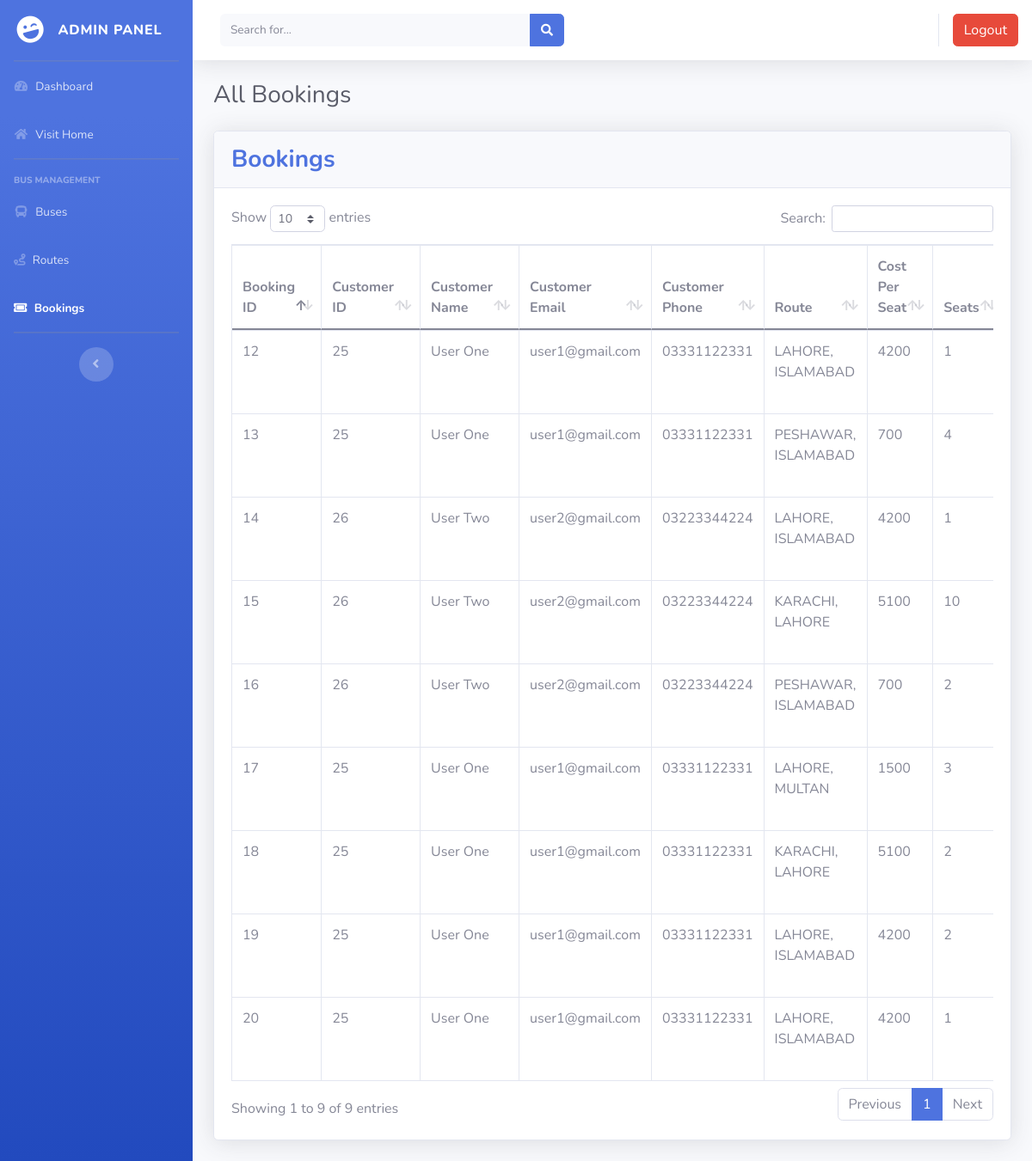
/admin/bookings.php (signed in), run on the app's committed database.
### tables this page shows
CREATE TABLE `bookings` (
  `id` int(11) NOT NULL,
  `cust_id` int(11) NOT NULL,
  `cust_fname` varchar(255) NOT NULL,
  `cust_lname` varchar(255) NOT NULL,
  `cust_email` varchar(255) NOT NULL,
  `cust_phone` varchar(15) NOT NULL,
  `route` varchar(255) NOT NULL,
  `seat` int(255) NOT NULL,
  `cost_per_seat` int(11) NOT NULL,
  `booking_amount` int(11) NOT NULL,
  `created_at` datetime NOT NULL DEFAULT current_timestamp()
);

CREATE TABLE `routes` (
  `id` int(255) NOT NULL,
  `route_id` varchar(255) NOT NULL,
  `bus_no` varchar(155) NOT NULL,
  `route_cities` varchar(255) NOT NULL,
  `route_dep_date` date NOT NULL,
  `route_dep_time` time NOT NULL,
  `route_step_cost` int(100) NOT NULL,
  `route_created` datetime NOT NULL DEFAULT current_timestamp()
);

### admin/bookings.php (the view, shortened to what this page needs)
<!DOCTYPE html>
<html lang="en">
<head>
    <link href="../assets/vendor/fontawesome-free/css/all.css" rel="stylesheet" type="text/css">
    <link href="../assets/vendor/css/bootstrap-v5.0.2.min.css" rel="stylesheet" type="text/css">
    <link href="../assets/vendor/datatables/dataTables.bootstrap4.min.css" rel="stylesheet">
    <link href="css/sb-admin-2.min.css" rel="stylesheet">
    <?php $page = "bookings"; ?>
</head>
<body id="page-top">
    <?php require '../inc/_admin-header.php'; ?>
    <div class="container-fluid">
        <div class="d-sm-flex align-items-center justify-content-between mb-4">
            <h1 class="h3 mb-0 text-gray-800">All Bookings</h1>
        </div>
        <div class="card shadow mb-4 mt-3">
            <div class="card-header py-3">
                <h3 class="m-0 font-weight-bold text-primary">Bookings</h3>
            </div>
            <div class="card-body">
                <div class="table-responsive">
                    <?php
                    $sqlBookings = "SELECT * FROM bookings";
                    $resultBookings = mysqli_query($conn, $sqlBookings);
                    if (mysqli_num_rows($resultBookings) > 0) {
                        echo "<table class='table table-bordered' id='dataTable' width='100%' cellspacing='0'>";
                        echo "<thead>";
                        echo "<tr>";
                        echo "<th>Booking ID</th>";
                        echo "<th>Customer ID</th>";
                        echo "<th>Customer Name</th>";
                        echo "<th>Customer Email</th>";
                        echo "<th>Customer Phone</th>";
                        echo "<th>Route</th>";
                        echo "<th>Cost Per Seat</th>";
                        echo "<th>Seats</th>";
                        echo "</tr>";
                        echo "</thead>";
                        echo "<tbody>";
                        while ($rowBookings = mysqli_fetch_assoc($resultBookings)) {
                            $sqlRoutes = "SELECT * FROM routes WHERE route_id = '$rowBookings[route]'";
                            $resultRoutes = mysqli_query($conn, $sqlRoutes);
                            $rowRoutes = mysqli_fetch_assoc($resultRoutes);
                            echo "<tr>";
                            echo "<td>" . $rowBookings['id'] . "</td>";
                            echo "<td>" . $rowBookings['cust_id'] . "</td>";
                            echo "<td>" . $rowBookings['cust_fname'] . " " . $rowBookings['cust_lname'] . "</td>";
                            echo "<td>" . $rowBookings['cust_email'] . "</td>";
                            echo "<td>" . $rowBookings['cust_phone'] . "</td>";
                            echo "<td>" . $rowRoutes['route_cities'] . "</td>";
                            echo "<td>" . $rowRoutes['route_step_cost'] . "</td>";
                            echo "<td>" . $rowBookings['seat'] . "</td>";
                            echo "</tr>";
                        }
                        echo "</tbody>";
                        echo "</table>";
                    } else {
                        echo "<p>You have no bookings.</p>";
                    }
                    ?>
                </div>
            </div>
        </div>
    </div>
    </div>
    </div>
    </div>
</body>
</html>

### inc/_admin-header.php (shortened to what this page needs)
<div id="wrapper">
    <ul class="navbar-nav bg-gradient-primary sidebar sidebar-dark accordion" id="accordionSidebar">
        <a class="sidebar-brand d-flex align-items-center justify-content-center" href="index.php">
            <div class="sidebar-brand-icon rotate-n-15">
                <i class="fas fa-laugh-wink"></i>
            </div>
            <div class="sidebar-brand-text mx-3">Admin Panel</div>
        </a>
        <hr class="sidebar-divider my-0">
        <li class="nav-item <?php if ($page == "index") echo "active"; ?>">
            <a class="nav-link" href="index.php">
                <i class="fas fa-fw fa-tachometer-alt"></i>
                <span>Dashboard</span></a>
        </li>
        <li class="nav-item <?php if ($page == "homepage") echo "active"; ?>">
            <a class="nav-link" href="../index.php">
                <i class="fas fa-fw fa-home"></i>
                <span>Visit Home</span></a>
        </li>
        <hr class="sidebar-divider">
        <div class="sidebar-heading">
            Bus Management
        </div>
        <li class="nav-item <?php if ($page == "bus") echo "active"; ?>">
            <a class="nav-link" href="buses.php">
                <i class="fas fa-fw fa-bus"></i>
                <span>Buses</span></a>
        </li>
        <li class="nav-item <?php if ($page == "routes") echo "active"; ?>">
            <a class="nav-link" href="routes.php">
                <i class="fas fa-route"></i>
                <span>Routes</span></a>
        </li>
        <li class="nav-item <?php if ($page == "bookings") echo "active"; ?>">
            <a class="nav-link" href="bookings.php">
                <i class="fas fa-ticket-alt"></i>
                <span>Bookings</span></a>
        </li>
        <hr class="sidebar-divider d-none d-md-block">
        <div class="text-center d-none d-md-inline">
            <button class="rounded-circle border-0" id="sidebarToggle"></button>
        </div>
    </ul>
    <div id="content-wrapper" class="d-flex flex-column">
        <div id="content">
            <nav class="navbar navbar-expand navbar-light bg-white topbar mb-4 static-top shadow">
                <form class="d-none d-sm-inline-block form-inline mr-auto ml-md-3 my-2 my-md-0 mw-100 navbar-search">
                    <div class="input-group">
                        <input type="text" class="form-control bg-light border-0 small" placeholder="Search for..." aria-label="Search" aria-describedby="basic-addon2">
                        <div class="input-group-append">
                            <button class="btn btn-primary" type="button">
                                <i class="fas fa-search fa-sm"></i>
                            </button>
                        </div>
                    </div>
                </form>
                <ul class="navbar-nav ml-auto">
                    <li class="nav-item dropdown no-arrow">
                        <button class="btn btn-danger" data-bs-toggle="modal" data-bs-target="#logoutModal">Logout</button>
                    </li>
                </ul>
            </nav>

### data on the page
bookings: id "12", cust "25", cust_fname "User", cust_lname "One", cust_email "user1@gmail.com", cust_phone "03331122331", routes.route_cities "LAHORE, ISLAMABAD", routes.route_step_cost "4200", seat "1"
bookings: id "13", cust "25", cust_fname "User", cust_lname "One", cust_email "user1@gmail.com", cust_phone "03331122331", routes.route_cities "PESHAWAR, ISLAMABAD", routes.route_step_cost "700", seat "4"
bookings: id "14", cust "26", cust_fname "User", cust_lname "Two", cust_email "user2@gmail.com", cust_phone "03223344224", routes.route_cities "LAHORE, ISLAMABAD", routes.route_step_cost "4200", seat "1"
bookings: id "15", cust "26", cust_fname "User", cust_lname "Two", cust_email "user2@gmail.com", cust_phone "03223344224", routes.route_cities "KARACHI, LAHORE", routes.route_step_cost "5100", seat "10"
bookings: id "16", cust "26", cust_fname "User", cust_lname "Two", cust_email "user2@gmail.com", cust_phone "03223344224", routes.route_cities "PESHAWAR, ISLAMABAD", routes.route_step_cost "700", seat "2"
bookings: id "17", cust "25", cust_fname "User", cust_lname "One", cust_email "user1@gmail.com", cust_phone "03331122331", routes.route_cities "LAHORE, MULTAN", routes.route_step_cost "1500", seat "3"
bookings: id "18", cust "25", cust_fname "User", cust_lname "One", cust_email "user1@gmail.com", cust_phone "03331122331", routes.route_cities "KARACHI, LAHORE", routes.route_step_cost "5100", seat "2"
bookings: id "19", cust "25", cust_fname "User", cust_lname "One", cust_email "user1@gmail.com", cust_phone "03331122331", routes.route_cities "LAHORE, ISLAMABAD", routes.route_step_cost "4200", seat "2"
bookings: id "20", cust "25", cust_fname "User", cust_lname "One", cust_email "user1@gmail.com", cust_phone "03331122331", routes.route_cities "LAHORE, ISLAMABAD", routes.route_step_cost "4200", seat "1"
